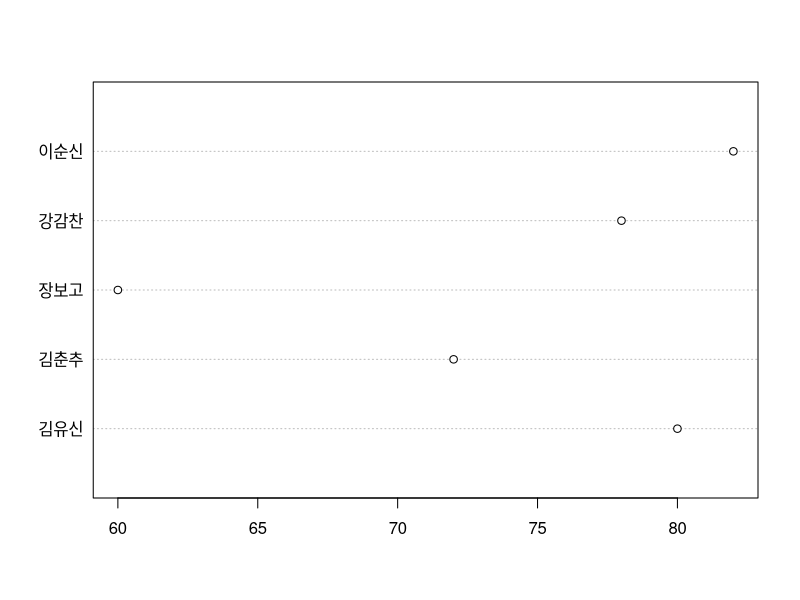

This chart was generated by the following R code: (Note: this script raises an error after producing the figure.)
#날짜: 2021/01/20
#이름: 김하린
#내용: Ch05. 데이터 시각화 - 점차트 교재 p146

score <- c(80, 72, 60, 78, 82)
names(score) <- c('김유신', '김춘추', '장보고', '강감찬', '이순신')
dotchart(score, horiz = T)

help('dotchart')

#교재 p146 실습 - 점 차트 사용하기
par(mfrow = c(1, 1))
dotchart(chart_data, color = c("blue", "red"), #color: y축과 점 색깔 
         lcolor = "black", pch = 1:2, #구분선, 점모양
         labels = names(chart_data),       
         xlab = "매출액",
         main = "분기별 판매현황: 점차트 시각화",
         cex = 1.2)

